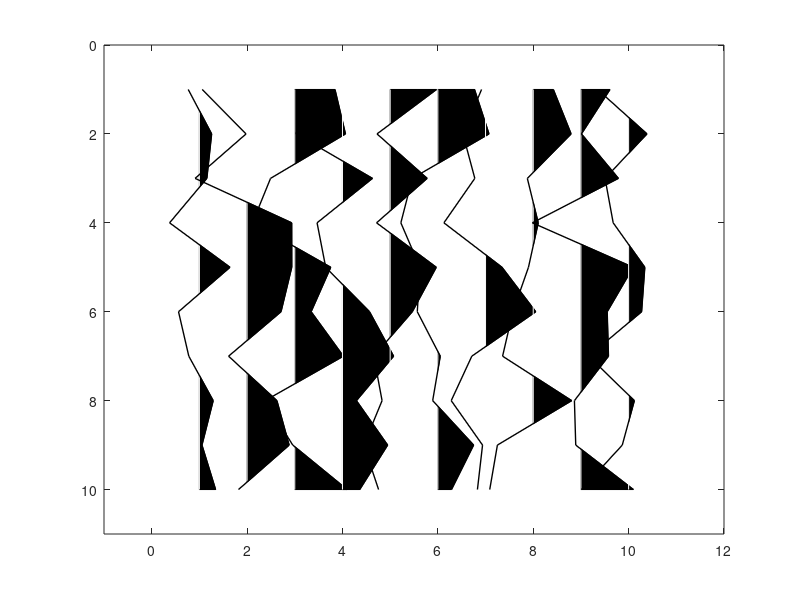

Source code (MATLAB):
function yc_wigb(a,scal,x,z,amx)
%YC_WIGB: Plot seismic data using wiggles.
%
%  YC_WIGB(a,scal,x,z,amx) 
%
%  IN  a:     seismic data (a matrix, traces are columns)
%      scale: multiple data by scal
%      x:     horizontal axis (often offset)
%      z:     vertical axis (often time)
%
%  Note
%
%    If only 'a' is enter, 'scal,x,z,amn,amx' are set automatically; 
%    otherwise, 'scal' is a scalar; 'x, z' are vectors for annotation in 
%    offset and time, amx are the amplitude range.
%
%
%  Author(s): Xingong Li (Intseis, Integrated Seismic Solutions)
%  Copyright 1998-2003 Xingong 
% 
%  Modified by Yangkang Chen, Nov, 2016
%  

 if nargin == 0, nx=10;nz=10; a = rand(nz,nx)-0.5; end;

 [nz,nx]=size(a);

 trmx= max(abs(a));
 if (nargin <= 4); amx=mean(trmx);  end;
 if (nargin <= 2); x=[1:nx]; z=[1:nz];  end;
 if (nargin <= 1); scal =1; end;

 if nx <= 1; disp(' ERR:PlotWig: nx has to be more than 1');return;end;

 % take the average as dx

	dx1 = abs(x(2:nx)-x(1:nx-1));
 	dx = median(dx1);


 dz=z(2)-z(1);
 xmx=max(max(a)); xmn=min(min(a)); 

 if scal == 0; scal=1; end;
 a = a * dx /amx; 
 a = a * scal;

 fprintf(' PlotWig: data range [%f, %f], plotted max %f \n',xmn,xmx,amx);
 
% set display range 

 x1=min(x)-2.0*dx; x2=max(x)+2.0*dx;
 z1=min(z)-dz; z2=max(z)+dz;
 
 set(gca,'NextPlot','add','Box','on', ...
  'XLim', [x1 x2], ...
  'YDir','reverse', ...
  'YLim',[z1 z2]);

 

	fillcolor = [0 0 0];
	linecolor = [0 0 0];
	linewidth = 1.;

	z=z'; 	% input as row vector
	zstart=z(1);
	zend  =z(nz);

for i=1:nx,
   
  if trmx(i) ~= 0;    % skip the zero traces
	tr=a(:,i); 	% --- one scale for all section
  	s = sign(tr) ;
  	i1= find( s(1:nz-1) ~= s(2:nz) );	% zero crossing points
	npos = length(i1);


	%12/7/97 
	zadd = i1 + tr(i1) ./ (tr(i1) - tr(i1+1)); %locations with 0 amplitudes
	aadd = zeros(size(zadd));

	[zpos,vpos] = find(tr >0);
	[zz,iz] = sort([zpos; zadd]); 	% indices of zero point plus positives
	aa = [tr(zpos); aadd];
	aa = aa(iz);

	% be careful at the ends
		if tr(1)>0, 	a0=0; z0=1.00;
		else, 		a0=0; z0=zadd(1);
		end;
		if tr(nz)>0, 	a1=0; z1=nz; 
		else, 		a1=0; z1=max(zadd);
		end;
			
	zz = [z0; zz; z1; z0];
 	aa = [a0; aa; a1; a0];
		
	zzz = zstart + zz*dz -dz;

patch( aa+x(i) , zzz,  fillcolor);

	line( 'Color',[1 1 1],  ...
         'Xdata', x(i)+[0 0], 'Ydata',[zstart zend]); % remove zero line

%'LineWidth',linewidth, ...
%12/7/97 'Xdata', x(i)+[0 0], 'Ydata',[z0 z1]*dz);	% remove zero line

	line( 'Color',linecolor,  ...
	 'LineWidth',linewidth, ...
	 'Xdata', tr+x(i), 'Ydata',z);	% negatives line

   else % zeros trace
line( 'Color',linecolor,  ...
	 'LineWidth',linewidth, ...
         'Xdata', [x(i) x(i)], 'Ydata',[zstart zend]);
   end;
end;
